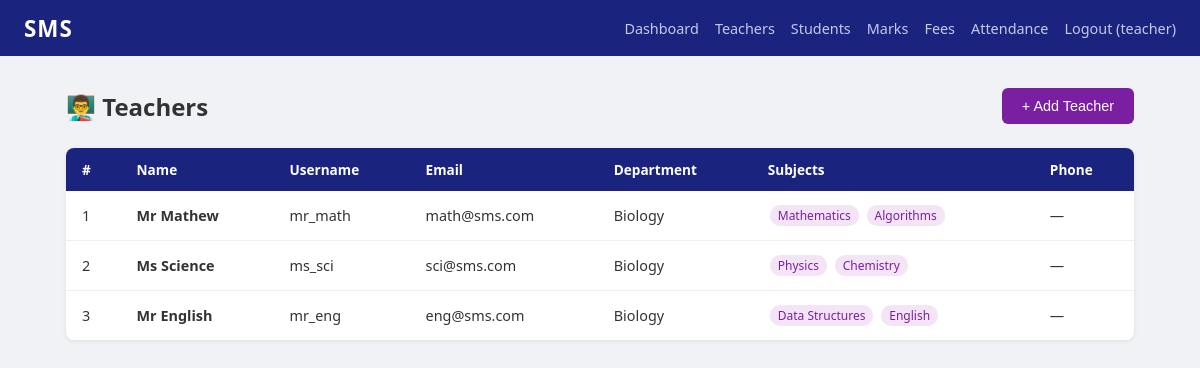
The page /students/teachers/ (signed in) on the database its author committed.
### users/models.py (models this page shows, shortened)
class CustomUser(AbstractUser):
    ROLE_ADMIN   = 'admin'
    ROLE_TEACHER = 'teacher'
    ROLE_STUDENT = 'student'
    ROLE_CHOICES = [
        (ROLE_ADMIN,   'Admin'),
        (ROLE_TEACHER, 'Teacher'),
        (ROLE_STUDENT, 'Student'),
    ]
    role = models.CharField(max_length=10, choices=ROLE_CHOICES, default=ROLE_STUDENT)
    def is_admin(self):
        return self.role == self.ROLE_ADMIN or self.is_superuser

### students/models.py (models this page shows, shortened)
class TeacherProfile(models.Model):
    user = models.OneToOneField(CustomUser, on_delete=models.CASCADE, related_name='teacher_profile')
    subjects = models.ManyToManyField(Subject, related_name='teachers', blank=True)
    department = models.ForeignKey(Department, on_delete=models.SET_NULL, null=True, blank=True)
    phone = models.CharField(max_length=20, blank=True)
    qualification = models.CharField(max_length=200, blank=True)

class Department(models.Model):
    name = models.CharField(max_length=200, unique=True)
    def __str__(self):
        return self.name
    class Meta:
        ordering = ['name']

class Subject(models.Model):
    name = models.CharField(max_length=100, unique=True)
    department = models.ForeignKey(Department, on_delete=models.SET_NULL, null=True, blank=True)
    code = models.CharField(max_length=20, blank=True)

### students/views.py (the view)
# urls.py: path('teachers/', teacher_list_view, name='teacher_list'),
@login_required
def teacher_list_view(request):
    if not request.user.is_admin():
        return redirect('dashboard')
    teachers = TeacherProfile.objects.select_related('user', 'department').prefetch_related('subjects').all()
    subjects = Subject.objects.all()
    departments = Department.objects.all()
    return render(request, 'admin/teachers.html', {
        'teachers': teachers,
        'subjects': subjects,
        'departments': departments,
    })

### templates/admin/teachers.html (shortened to what this page needs)
{% extends 'base.html' %}
{% block content %}
<div class="page-top">
    <h2>👨‍🏫 Teachers</h2>
    <button class="btn btn-primary btn-purple" onclick="document.getElementById('addModal').classList.add('open')">
        + Add Teacher
    </button>
</div>
<table class="table">
    <thead>
        <tr><th>#</th><th>Name</th><th>Username</th><th>Email</th><th>Department</th><th>Subjects</th><th>Phone</th></tr>
    </thead>
    <tbody>
        {% for t in teachers %}
        <tr>
            <td>{{ forloop.counter }}</td>
            <td><strong>{{ t.user.get_full_name|default:t.user.username }}</strong></td>
            <td>{{ t.user.username }}</td>
            <td>{{ t.user.email }}</td>
            <td>{{ t.department|default:"—" }}</td>
            <td>
                {% for s in t.subjects.all %}
                <span class="subject-tag">{{ s.name }}</span>
                {% empty %}<span style="color:#ccc;">None</span>
                {% endfor %}
            </td>
            <td>{{ t.phone|default:"—" }}</td>
        </tr>
        {% empty %}
        <tr><td colspan="7" style="text-align:center;color:#888;">No teachers yet.</td></tr>
        {% endfor %}
    </tbody>
</table>
{% endblock %}

### templates/base.html (shortened to what this page needs)
<!DOCTYPE html>
<html lang="en">
<head>
    {% load static %}
    <link rel="stylesheet" href="{% static 'css/main.css' %}">
</head>
<body>
{% if user.is_authenticated %}
<nav class="navbar">
    <div class="nav-brand">SMS</div>
    <ul class="nav-links">
        <li><a href="{% url 'dashboard' %}">Dashboard</a></li>
        {% if user.role == 'admin' or user.is_superuser %}
        <li><a href="{% url 'teacher_list' %}">Teachers</a></li>
        <li><a href="{% url 'student_list' %}">Students</a></li>
        <li><a href="{% url 'marks' %}">Marks</a></li>
        <li><a href="{% url 'fees' %}">Fees</a></li>
        <li><a href="{% url 'attendance' %}">Attendance</a></li>
        {% elif user.role == 'teacher' %}
        <li><a href="{% url 'student_list' %}">Students</a></li>
        <li><a href="{% url 'marks' %}">Marks</a></li>
        <li><a href="{% url 'fees' %}">Fees</a></li>
        <li><a href="{% url 'attendance' %}">Attendance</a></li>
        {% else %}
        <li><a href="{% url 'student_profile' %}">Profile</a></li>
        <li><a href="{% url 'marks' %}">My Marks</a></li>
        <li><a href="{% url 'fees' %}">My Fees</a></li>
        <li><a href="{% url 'attendance' %}">Attendance</a></li>
        {% endif %}
        <li><a href="{% url 'logout' %}">Logout ({{ user.username }})</a></li>
    </ul>
</nav>
{% endif %}
<main class="container">
    {% block content %}{% endblock %}
</main>
</body>
</html>

### static/css/main.css (style rules this page uses)
* { box-sizing: border-box; margin: 0; padding: 0; }
body { font-family: 'Segoe UI', sans-serif; background: #f0f2f5; color: #333; }
.navbar { background: #1a237e; color: white; display: flex; align-items: center; justify-content: space-between; padding: 0 24px; height: 56px; }
.nav-brand { font-size: 1.4rem; font-weight: 700; letter-spacing: 1px; }
.nav-links { list-style: none; display: flex; gap: 16px; }
.nav-links a { color: #c5cae9; text-decoration: none; font-size: 0.9rem; }
.container { max-width: 1100px; margin: 32px auto; padding: 0 16px; }
.btn { display: inline-block; padding: 10px 20px; border: none; border-radius: 6px; cursor: pointer; font-size: 0.9rem; text-decoration: none; text-align: center; }
.btn-primary { background: #1a237e; color: white; }
.table { width: 100%; border-collapse: collapse; background: white; border-radius: 8px; overflow: hidden; box-shadow: 0 1px 4px rgba(0,0,0,0.08); }
.table th { background: #1a237e; color: white; padding: 12px 16px; text-align: left; font-size: 0.85rem; }
.table td { padding: 12px 16px; border-bottom: 1px solid #f0f0f0; font-size: 0.9rem; }
.table tr:last-child td { border-bottom: none; }

### templates/admin/teachers.html (style rules this page uses)
.page-top { display:flex; justify-content:space-between; align-items:center; margin-bottom:24px; }
.subject-tag { display:inline-block; background:#f3e5f5; color:#7b1fa2; padding:2px 8px; border-radius:10px; font-size:0.75rem; margin:2px; }
.btn-purple { background:#7b1fa2 !important; }

### rows shown on the page
CustomUser: username "teacher"
TeacherProfile: user.get_full_name "Mr Mathew", user.username "mr_math", user.email "math@sms.com", department "Biology", phone "—"
Subject: name "Mathematics"
Subject: name "Algorithms"
TeacherProfile: user.get_full_name "Ms Science", user.username "ms_sci", user.email "sci@sms.com", department "Biology", phone "—"
Subject: name "Physics"
Subject: name "Chemistry"
TeacherProfile: user.get_full_name "Mr English", user.username "mr_eng", user.email "eng@sms.com", department "Biology", phone "—"
Subject: name "Data Structures"
Subject: name "English"
